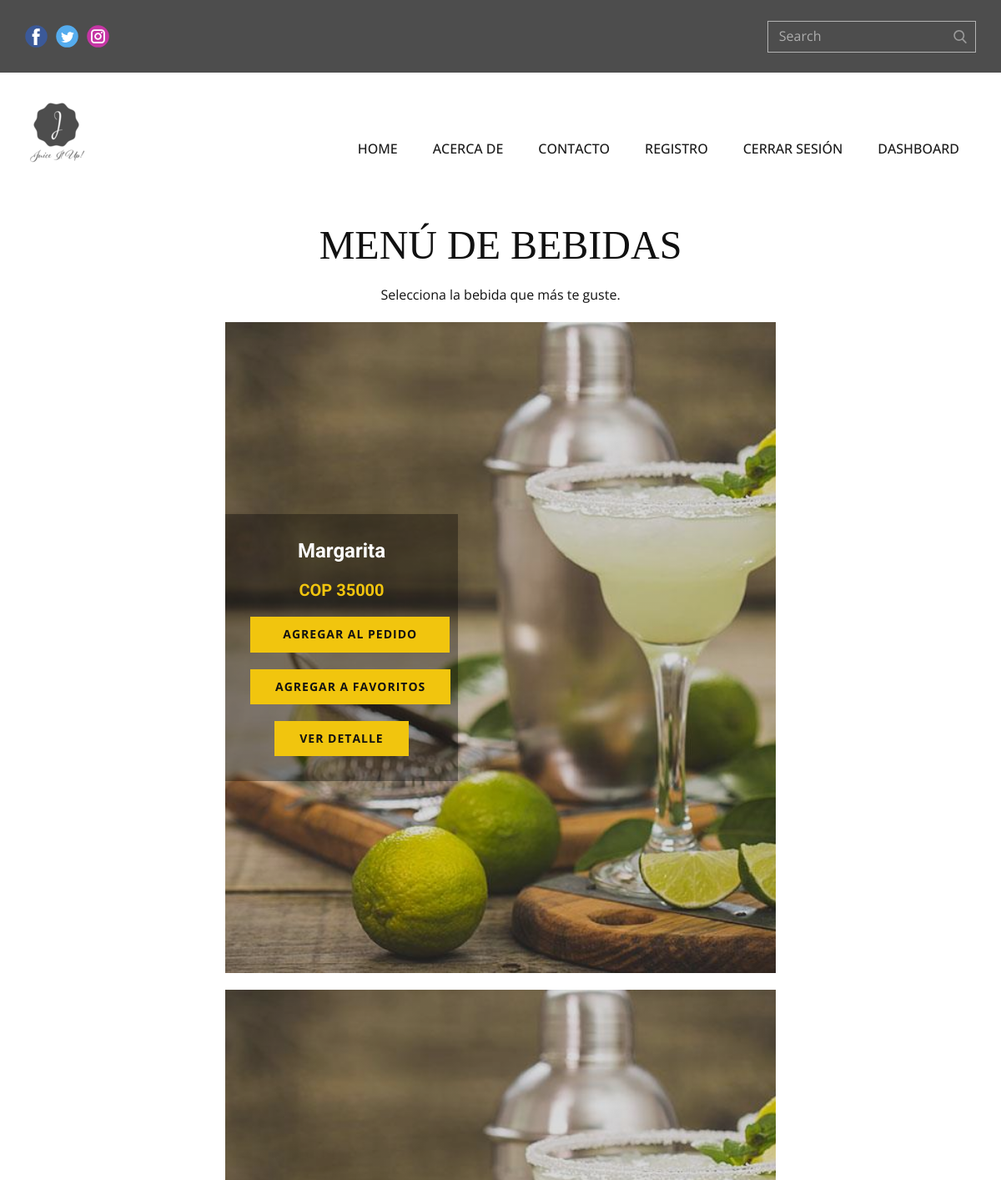
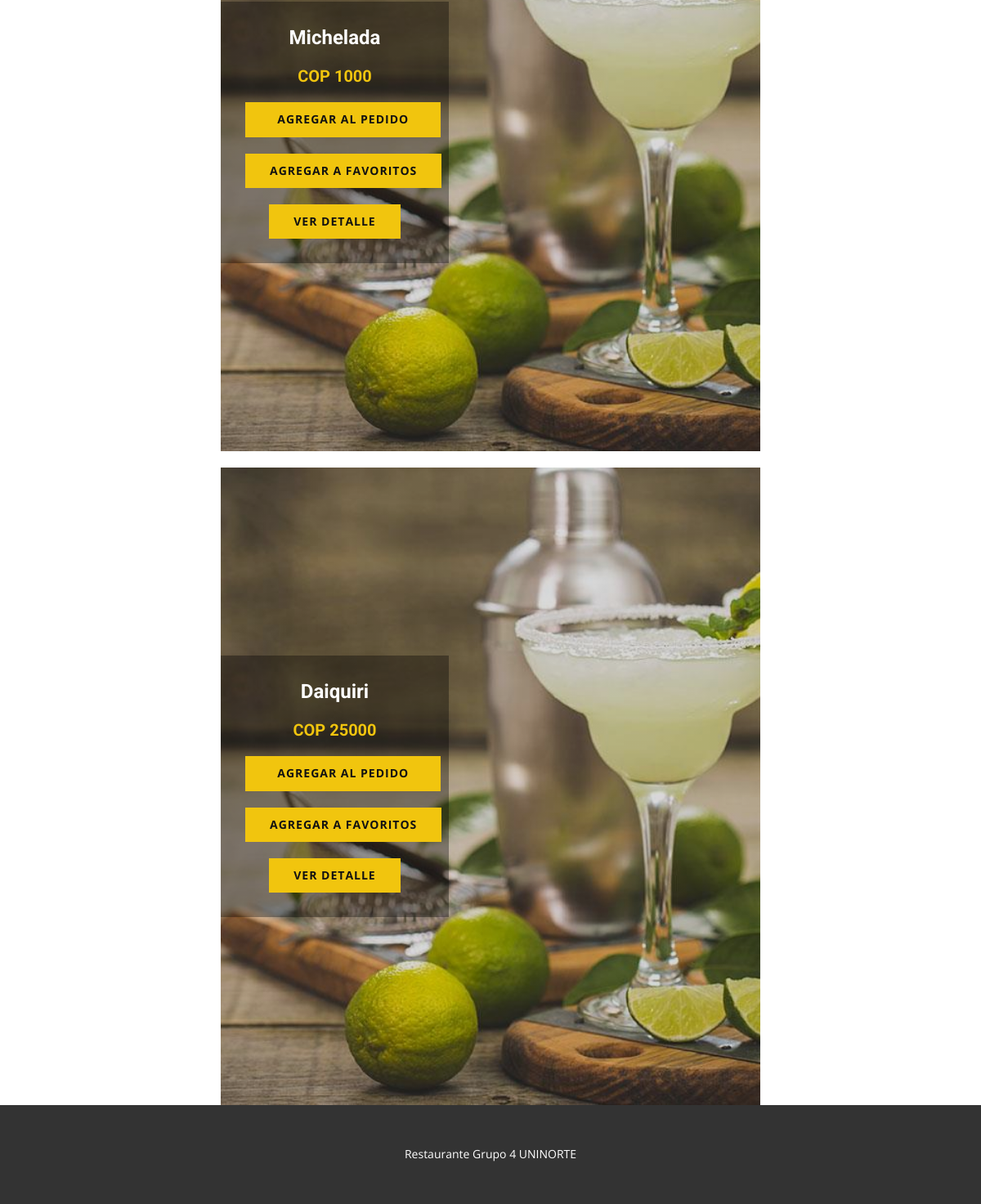
The page /menu (signed in) on the database its author committed (2 pictures, top to bottom).
### tables this page shows
CREATE TABLE bebidas (id INTEGER PRIMARY KEY NOT NULL, nombreBebida VARCHAR NOT NULL, descripcion TEXT NOT NULL, precio INTEGER NOT NULL, estado BOOLEAN DEFAULT (1), created_by DATE, updated_by DATE, urlField VARCHAR);

### app.py (the view)
@app.route('/menu', methods=["GET"])
def getMenu():
    if "usuario" in session:
        row = bebida_controller.get_bebidas()
        return render_template('menu_list.html', row = row)
    return redirect(url_for("login"))

### bebida_controller.py (called while the page is built)
def get_bebidas():
    db = sqlconnection()
    db.row_factory=sqlite3.Row # Convierte la respuesta de la BD en un diccionario
    cur = db.cursor()  #manipular la conxion de la BD
    cur.execute('SELECT * FROM bebidas;')
    row = cur.fetchall()
    return row

### db.py (called while the page is built)
def sqlconnection():
    conn = sqlite3.connect(database)
    return conn

### templates/menu_list.html (shortened to what this page needs)
{% extends "index.html" %}
{% block style %}
    <link rel="stylesheet" href="../static/style/menu_list.css" media="screen">
{% endblock style %}
{% block content %}
    <section class="u-align-center u-clearfix u-section-1" id="carousel_4876">
      <div class="u-clearfix u-sheet u-valign-middle u-sheet-1">
        <h1 class="u-custom-font u-text u-text-default u-text-1">MENÚ DE BEBIDAS</h1>
        <p class="u-text u-text-2">Selecciona la bebida que más te guste.</p>
        {% for r in row %}
        <div class="u-list u-list-1">
          <div class="u-repeater u-repeater-1">
            <div class="u-align-right u-container-style u-image u-list-item u-repeater-item u-shading u-video-cover u-image-1" data-image-width="1200" data-image-height="650">
              <div class="u-container-layout u-similar-container u-valign-middle-lg u-valign-middle-md u-valign-middle-sm u-valign-middle-xl u-container-layout-1">
                <div class="u-align-center u-black u-container-style u-group u-opacity u-opacity-35 u-video-cover u-group-1">
                  <div class="u-container-layout u-valign-middle u-container-layout-2">
                    <h4 class="u-text u-text-3">{{ r ["nombreBebida"] }}</h4>
                    <h6 class="u-text u-text-palette-3-base u-text-4">COP {{r["precio"]}}</h6>
                    <a href="{{ url_for('compra') }}" class="u-btn u-btn-rectangle u-button-style u-palette-3-base u-btn-1">&nbsp;&nbsp;Agregar al pedido&nbsp;&nbsp;</a>
                    <a href="{{ url_for('favoritos') }}" class="u-btn u-btn-rectangle u-button-style u-palette-3-base u-btn-1">Agregar a favoritos</a>
                    <a href="{{ url_for('detalle_plato', id=r["id"] ) }}" class="u-btn u-btn-rectangle u-button-style u-palette-3-base u-btn-1">Ver detalle</a>
                  </div>
                </div>
              </div>
            </div>
          </div>
        </div>
        {% endfor %}
      </div>
    </section>
{% endblock content %}

### static/style/menu_list.css (style rules this page uses)
.u-section-1 .u-sheet-1 { min-height: 1063px; }
.u-section-1 .u-text-1 { font-family: Anton; margin: 40px auto 0; }
.u-section-1 .u-text-2 { width: 689px; margin: 20px auto 0; }
.u-section-1 .u-list-1 { width: 660px; grid-template-rows: auto auto auto; height: auto; margin: 20px auto 0; }
.u-section-1 .u-repeater-1 { grid-template-columns: 100%; grid-gap: 0px 0px; min-height: 780px; }
.u-section-1 .u-image-1 { background-image: linear-gradient(0deg, rgba(0,0,0,0.15), rgba(0,0,0,0.15)), url("../images/margarita.jpg"); background-size: cover, cover; background-position: 50% 50%; }
.u-section-1 .u-container-layout-1 { padding: 0; }
.u-section-1 .u-group-1 { width: 279px; min-height: 260px; background-size: auto; margin: 0 auto 0 0; }
.u-section-1 .u-container-layout-2 { padding: 30px; }
.u-section-1 .u-text-3 { font-weight: 700; margin: 0; }
.u-section-1 .u-text-4 { font-weight: 700; font-size: 1.25rem; margin: 20px auto 0; }
.u-section-1 .u-btn-1 { border-style: none; text-transform: uppercase; background-image: none; font-size: 0.875rem; font-weight: 700; letter-spacing: 1px; margin: 20px auto 0; }

### rows shown on the page
bebidas: nombreBebida "Margarita", precio "35000"
bebidas: nombreBebida "Michelada", precio "1000"
bebidas: nombreBebida "Daiquiri", precio "25000"
